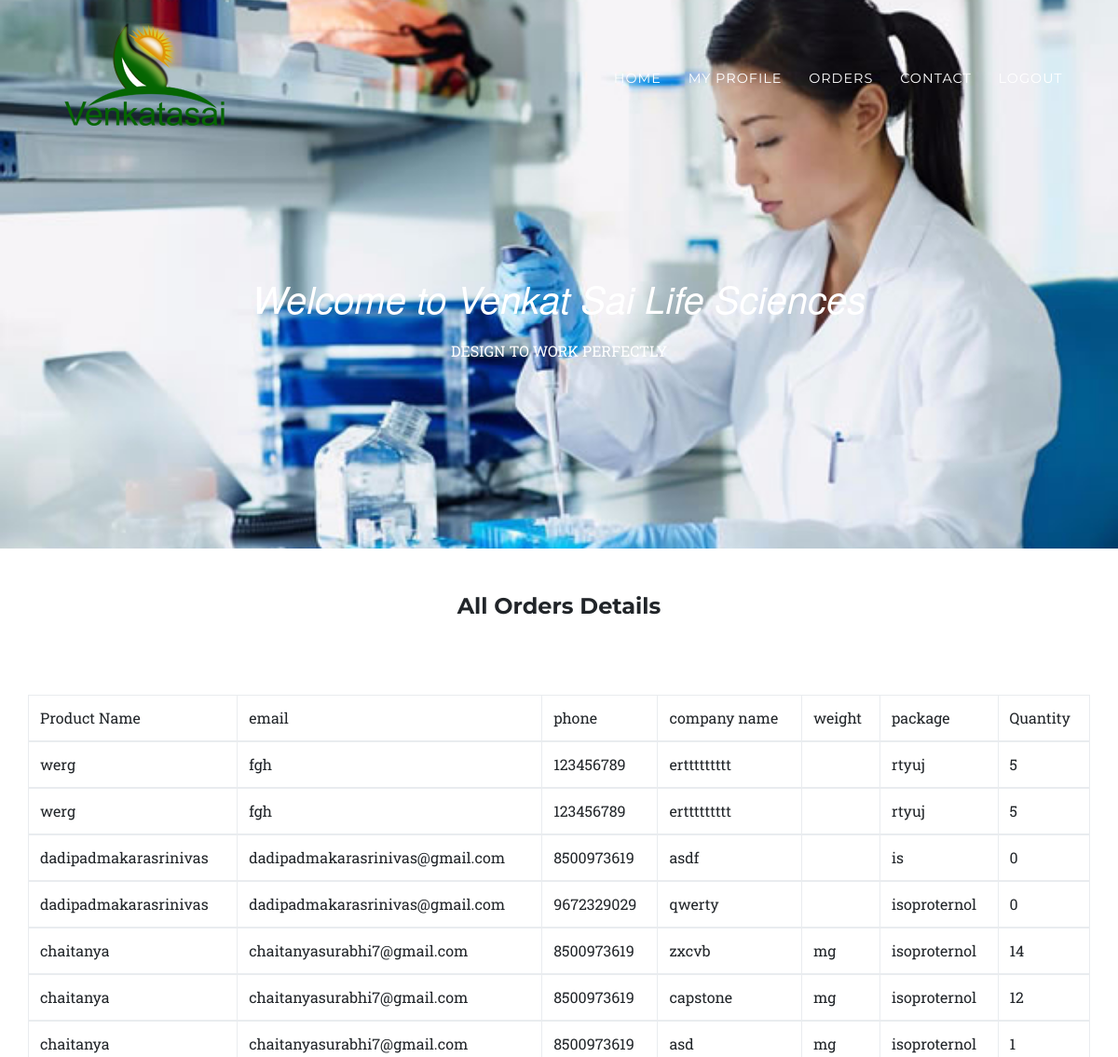
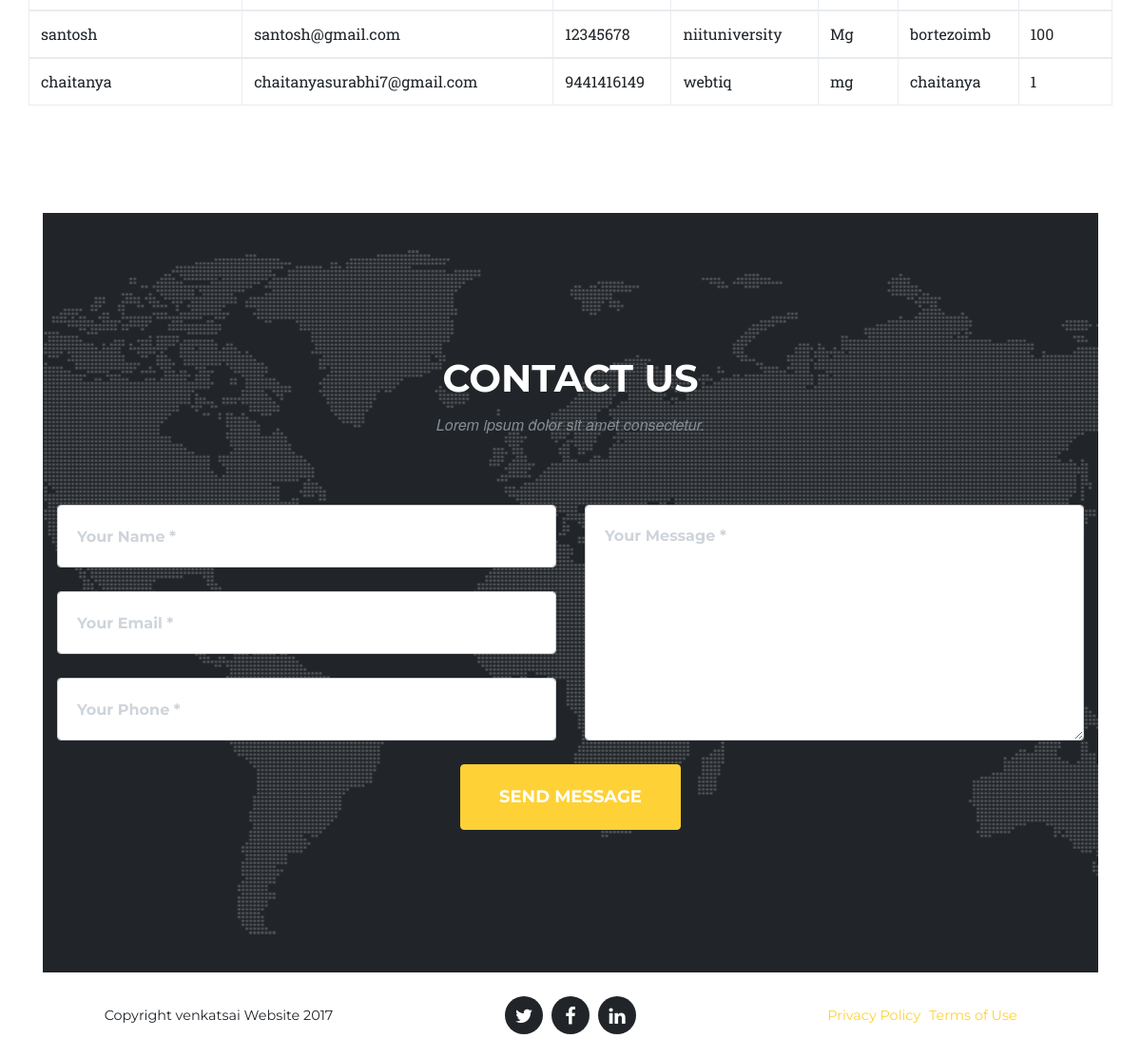
/website/admin/orders.php (signed in), run on the app's committed database (2 pictures, top to bottom).
### tables this page shows
CREATE TABLE `products` (
  `id` int(11) NOT NULL,
  `name` varchar(128) NOT NULL,
  `email` varchar(128) NOT NULL,
  `phone` bigint(20) NOT NULL,
  `companyname` varchar(20) NOT NULL,
  `weight` varchar(255) NOT NULL,
  `package` varchar(20) NOT NULL,
  `quantity` int(11) NOT NULL
);

### website/admin/orders.php (the view, shortened to what this page needs)
<!DOCTYPE html>
<html lang="en">
  <head>
    <link href="vendor/bootstrap/css/bootstrap.min.css" rel="stylesheet">
    <link href="vendor/font-awesome/css/font-awesome.min.css" rel="stylesheet" type="text/css">
    <link href="css/agency.min.css" rel="stylesheet">
  </head>
  <body id="page-top">
    <nav class="navbar navbar-expand-lg navbar-dark fixed-top" id="mainNav">
      <div class="container">
        <img src="./img/logos/logo.png" alt="" width="198" height="120">
        <div class="collapse navbar-collapse" id="navbarResponsive">
          <ul class="navbar-nav text-uppercase ml-auto">
            <li class="nav-item">
              <a class="nav-link js-scroll-trigger" href="admin.php">home</a>
            </li>
            <li class="nav-item">
              <a class="nav-link js-scroll-trigger" href="adminprofile.php">My profile</a>
            </li>
              <li class="nav-item">
              <a class="nav-link js-scroll-trigger" href="orders.php">Orders</a>
            </li>
            <li class="nav-item">
              <a class="nav-link js-scroll-trigger" href="#contact">Contact</a>
            </li>
            <li class="nav-item">
            <a class="nav-link js-scroll-trigger"  href="adminlogout.php"> logout </a>
          </ul>
        </div>
      </div>
    </nav>
        <header class="masthead">
            <div class="container">
                <div class="intro-text">
                    <div class="intro-lead-in">Welcome to Venkat Sai Life Sciences</div>
                    <div class="text-uppercase">Design to work perfectly</div>
                </div>
            </div>
        </header>
<br><br>
<h4 style="text-align:center">  All Orders Details</h4>
<br><br><br>
       <div class="container">
          <div class="row">
              <div class="table-responsive">
                  <table class="table table-bordered">
                    <thead>
                        <td>Product Name</td>
                         <td>email</td>
                          <td>phone</td>
                           <td>company name</td>
                            <td>weight</td>
                            <td>package</td>
                             <td>Quantity</td>
                    </thead>
                     <tbody>
                    <?php
                        include 'db.php';
                        $ak = "SELECT * from products ";
                        $ac = mysqli_query($conn,$ak);
                        while($row = mysqli_fetch_array($ac))
                        {
                    ?>
                        <tr>
                            <td><?php  echo $row['name'] ?></td>
                             <td><?php  echo $row['email'] ?></td>
                              <td><?php  echo $row['phone'] ?></td>
                               <td><?php  echo $row['companyname'] ?></td>
                                <td><?php  echo $row['weight'] ?></td>
                                 <td><?php  echo $row['package'] ?></td>
                                  <td><?php  echo $row['quantity'] ?></td>
                        </tr>
                    </tbody>
                         <?php
            }
            ?>
                </table>
            </div>
        </div>
        <section class="py-5">
            <div class="container">
                <div class="row">
                    <div class="col-md-3 col-sm-6">
                    </div>
                    <div class="col-md-3 col-sm-6">
                    </div>
                    <div class="col-md-3 col-sm-6">
                    </div>
                    <div class="col-md-3 col-sm-6">
                    </div>
                </div>
            </div>
        </section>
        <section id="contact">
            <div class="container">
                <div class="row">
                    <div class="col-lg-12 text-center">
                        <h2 class="section-heading text-uppercase">Contact Us</h2>
                        <h3 class="section-subheading text-muted">Lorem ipsum dolor sit amet consectetur.</h3>
                    </div>
                </div>
                <div class="row">
                    <div class="col-lg-12">
                        <form id="contactForm" name="sentMessage" novalidate>
                            <div class="row">
                                <div class="col-md-6">
                                    <div class="form-group">
                                        <input class="form-control" id="name" type="text" placeholder="Your Name *" required data-validation-required-message="Please enter your name.">
                                    </div>
                                    <div class="form-group">
                                        <input class="form-control" id="email" type="email" placeholder="Your Email *" required data-validation-required-message="Please enter your email address.">
                                    </div>
                                    <div class="form-group">
                                        <input class="form-control" id="phone" type="tel" placeholder="Your Phone *" required data-validation-required-message="Please enter your phone number.">
                                    </div>
                                </div>
                                <div class="col-md-6">
                                    <div class="form-group">
                                        <textarea class="form-control" id="message" placeholder="Your Message *" required data-validation-required-message="Please enter a message."></textarea>
                                    </div>
                                </div>
                                <div class="col-lg-12 text-center">
                                    <button id="sendMessageButton" class="btn btn-primary btn-xl text-uppercase" type="submit">Send Message</button>
                                </div>
                            </div>
                        </form>
                    </div>
                </div>
            </div>
        </section>
        <footer>
            <div class="container">
                <div class="row">
                    <div class="col-md-4">
                        <span class="copyright">Copyright  venkatsai  Website 2017</span>
                    </div>
                    <div class="col-md-4">
                        <ul class="list-inline social-buttons">
                            <li class="list-inline-item">
                                <a href="#">
                                    <i class="fa fa-twitter"></i>
                                </a>
                            </li>
                            <li class="list-inline-item">
                                <a href="#">
                                    <i class="fa fa-facebook"></i>
                                </a>
                            </li>
                            <li class="list-inline-item">
                                <a href="#">
                                    <i class="fa fa-linkedin"></i>
                                </a>
                            </li>
                        </ul>
                    </div>
                    <div class="col-md-4">
                        <ul class="list-inline quicklinks">
                            <li class="list-inline-item">
                                <a href="#">Privacy Policy</a>
                            </li>
                            <li class="list-inline-item">
                                <a href="#">Terms of Use</a>
                            </li>
                        </ul>
                    </div>
                </div>
            </div>
        </footer>
    </body>
</html>

### data on the page
products: name "werg", email "fgh", phone "123456789", companyname "erttttttttt", package "rtyuj", quantity "5"
products: name "werg", email "fgh", phone "123456789", companyname "erttttttttt", package "rtyuj", quantity "5"
products: name "dadipadmakarasrinivas", email "dadipadmakarasrinivas@gmail.com", phone "8500973619", companyname "asdf", package "is", quantity "0"
products: name "dadipadmakarasrinivas", email "dadipadmakarasrinivas@gmail.com", phone "9672329029", companyname "qwerty", package "isoproternol", quantity "0"
products: name "chaitanya", email "chaitanyasurabhi7@gmail.com", phone "8500973619", companyname "zxcvb", weight "mg", package "isoproternol", quantity "14"
products: name "chaitanya", email "chaitanyasurabhi7@gmail.com", phone "8500973619", companyname "capstone", weight "mg", package "isoproternol", quantity "12"
products: name "chaitanya", email "chaitanyasurabhi7@gmail.com", phone "8500973619", companyname "asd", weight "mg", package "isoproternol", quantity "1"
products: name "santosh", email "santosh@gmail.com", phone "12345678", companyname "niituniversity", weight "Mg", package "bortezoimb", quantity "100"
products: name "chaitanya", email "chaitanyasurabhi7@gmail.com", phone "9441416149", companyname "webtiq", weight "mg", package "chaitanya", quantity "1"
